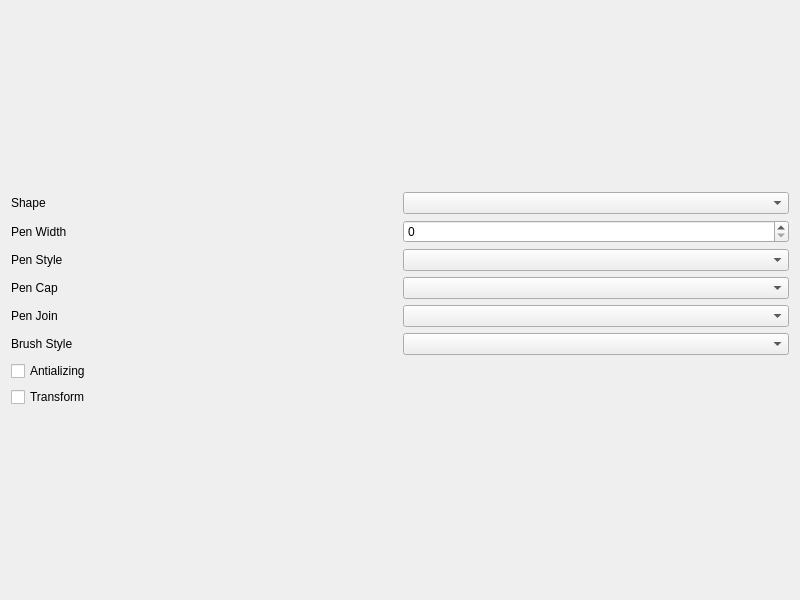
<?xml version="1.0" encoding="UTF-8"?>
<ui version="4.0">
 <class>Widget</class>
 <widget class="QWidget" name="Widget">
  <property name="geometry">
   <rect>
    <x>0</x>
    <y>0</y>
    <width>800</width>
    <height>600</height>
   </rect>
  </property>
  <property name="windowTitle">
   <string>Widget</string>
  </property>
  <layout class="QVBoxLayout" name="verticalLayout">
   <item>
    <layout class="QVBoxLayout" name="canvaslayout"/>
   </item>
   <item>
    <layout class="QGridLayout" name="gridLayout">
     <item row="0" column="0">
      <widget class="QLabel" name="label">
       <property name="text">
        <string>Shape</string>
       </property>
      </widget>
     </item>
     <item row="1" column="0">
      <widget class="QLabel" name="label_2">
       <property name="text">
        <string>Pen Width</string>
       </property>
      </widget>
     </item>
     <item row="1" column="1">
      <widget class="QSpinBox" name="penwidthbox"/>
     </item>
     <item row="2" column="0">
      <widget class="QLabel" name="label_3">
       <property name="text">
        <string>Pen Style</string>
       </property>
      </widget>
     </item>
     <item row="2" column="1">
      <widget class="QComboBox" name="stylebox"/>
     </item>
     <item row="3" column="0">
      <widget class="QLabel" name="label_4">
       <property name="text">
        <string>Pen Cap</string>
       </property>
      </widget>
     </item>
     <item row="3" column="1">
      <widget class="QComboBox" name="capbox"/>
     </item>
     <item row="4" column="0">
      <widget class="QLabel" name="label_5">
       <property name="text">
        <string>Pen Join</string>
       </property>
      </widget>
     </item>
     <item row="4" column="1">
      <widget class="QComboBox" name="joinbox"/>
     </item>
     <item row="5" column="0">
      <widget class="QLabel" name="label_6">
       <property name="text">
        <string>Brush Style</string>
       </property>
      </widget>
     </item>
     <item row="5" column="1">
      <widget class="QComboBox" name="brushbox"/>
     </item>
     <item row="6" column="0" colspan="2">
      <widget class="QCheckBox" name="a">
       <property name="text">
        <string>Antializing</string>
       </property>
      </widget>
     </item>
     <item row="0" column="1">
      <widget class="QComboBox" name="shapebox"/>
     </item>
     <item row="7" column="0" colspan="2">
      <widget class="QCheckBox" name="t">
       <property name="text">
        <string>Transform</string>
       </property>
      </widget>
     </item>
    </layout>
   </item>
  </layout>
 </widget>
 <resources/>
 <connections/>
</ui>
